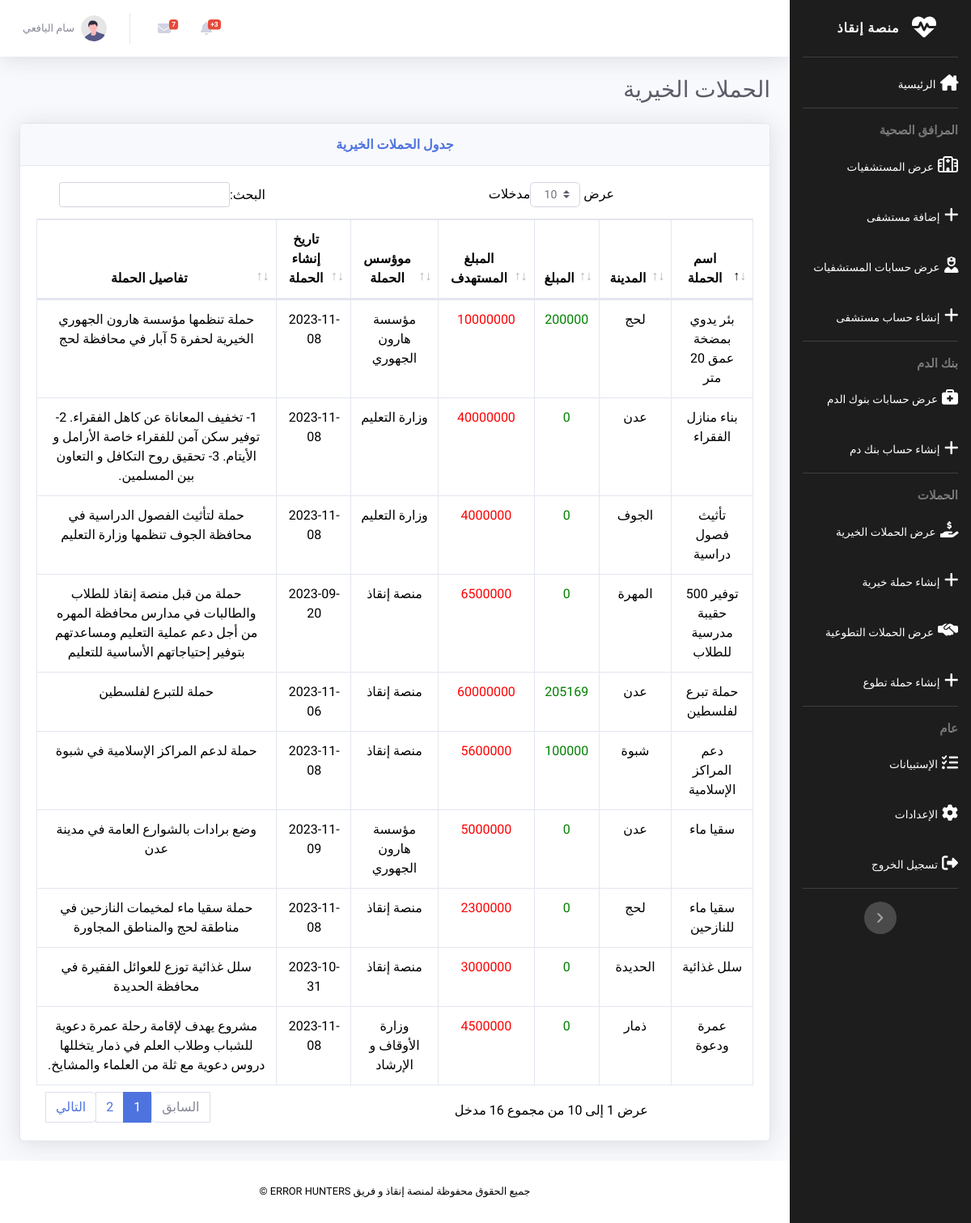
The app's page /admin/char_camp.php (signed in) with its own data.
### tables this page shows
CREATE TABLE `char_camp` (
  `ch_id` smallint(4) NOT NULL,
  `ch_name` varchar(100) NOT NULL,
  `ch_city` tinyint(2) NOT NULL,
  `ch_goal` decimal(10,0) NOT NULL,
  `ch_raised` decimal(10,0) NOT NULL DEFAULT 0,
  `ch_founder` varchar(70) NOT NULL,
  `ch_details` varchar(20000) NOT NULL,
  `ch_status` tinyint(1) NOT NULL DEFAULT 1,
  `ch_date` date NOT NULL
);

CREATE TABLE `cities` (
  `c_id` tinyint(2) NOT NULL,
  `c_name` varchar(20) NOT NULL
);

### admin/char_camp.php (the view, shortened to what this page needs)
<?php
require_once('../files/config.php')
?>
<!DOCTYPE html>
<html lang="ar">
<head>
    <link rel="stylesheet" href="../css/all.min.css">
    <link rel="stylesheet" href="../css/sb-admin-2.css">
    <link rel="stylesheet" href="../css/sam.css">
    <link href="../vendor/datatables/dataTables.bootstrap4.min.css" rel="stylesheet">
</head>
<body id="page-top">
    <div id="wrapper">
        <?php require_once 'side_bar.php';?>
        <div id="content-wrapper" class="d-flex flex-column">
            <div id="content">
                <?php  require_once 'nav_bar.php' ?>
                <div class="container-fluid">
                    <h1 class="h3 mb-4 text-gray-800 text-right">الحملات الخيرية</h1>
                    <div class="card shadow mb-4">
                        <div class="card-header py-3">
                            <h6 class="m-0 font-weight-bold text-primary text-center">جدول  الحملات الخيرية</h6>
                        </div>
                        <div class="card-body">
                            <div class="table-responsive">
                                <table class="table table-bordered" id="dataTable" width="100%" cellspacing="0">
                                    <thead class="text-center">
                                        <tr>
                                            <th>اسم الحملة</th>
                                            <th>المدينة</th>
                                            <th>المبلغ</th>
                                            <th>المبلغ المستهدف</th>
                                            <th>موؤسس الحملة</th>
                                            <th>تاريخ إنشاء الحملة</th>
                                            <th>تفاصيل الحملة</th>
                                        </tr>
                                    </thead>
                                    <tbody class="text-center">
                                        <?php
                                        $result = mysqli_query($con, "SELECT * FROM `char_camp` INNER JOIN cities on cities.c_id=char_camp.ch_city");
                                        while ($row = mysqli_fetch_array($result)) {
                                          echo'<tr>
                                            <td>'.$row['ch_name'].'</td>
                                            <td>'.$row['c_name'].'</td>
                                            <td style="color: green;">'.$row['ch_raised'].'</td>
                                            <td style="color: red;">'.$row['ch_goal'].'</td>
                                            <td>'.$row['ch_founder'].'</td>
                                            <td style="direction: ltr;">'.$row['ch_date'].'</td>
                                            <td>'.$row['ch_details'].'</td>
                                            </tr>';
                                        }
                                        ?>
                                    </tbody>
                                </table>
                            </div>
                        </div>
                    </div>
                </div>
            </div>
            <?php  include_once('footer.php')?>
        </div>
    </div>
</body>
</html>

### css/sam.css (style rules this page uses)
body { direction: rtl; }

### records on screen
char_camp: ch_name "توفير 500 حقيبة مدرسية للطلاب", ch_city.c_name "المهرة", ch_raised "0", ch_goal "6500000", ch_founder "منصة إنقاذ", ch_date "2023-09-20", ch_details "حملة من قبل منصة إنقاذ للطلاب والطالبات في مدارس محافظة المهره من أجل دعم عملية التعليم ومساعدتهم بتوفير إحتياجاتهم الأساسية للتعليم"
char_camp: ch_name "سلل غذائية", ch_city.c_name "الحديدة", ch_raised "0", ch_goal "3000000", ch_founder "منصة إنقاذ", ch_date "2023-10-31", ch_details "سلل غذائية توزع للعوائل الفقيرة في محافظة الحديدة"
char_camp: ch_name "حملة تبرع لفلسطين", ch_city.c_name "عدن", ch_raised "205169", ch_goal "60000000", ch_founder "منصة إنقاذ", ch_date "2023-11-06", ch_details "حملة للتبرع لفلسطين"
char_camp: ch_name "تأثيث فصول دراسية", ch_city.c_name "الجوف", ch_raised "0", ch_goal "4000000", ch_founder "وزارة التعليم", ch_date "2023-11-08", ch_details "حملة لتأثيث الفصول الدراسية في محافظة الجوف تنظمها وزارة التعليم"
char_camp: ch_name "دعم المراكز الإسلامية", ch_city.c_name "شبوة", ch_raised "100000", ch_goal "5600000", ch_founder "منصة إنقاذ", ch_date "2023-11-08", ch_details "حملة لدعم المراكز الإسلامية في شبوة"
char_camp: ch_name "بئر يدوي بمضخة عمق 20 متر", ch_city.c_name "لحج", ch_raised "200000", ch_goal "10000000", ch_founder "مؤسسة هارون الجهوري", ch_date "2023-11-08", ch_details "حملة تنظمها مؤسسة هارون الجهوري الخيرية لحفرة 5 آبار في محافظة لحج"
char_camp: ch_name "عمرة ودعوة", ch_city.c_name "ذمار", ch_raised "0", ch_goal "4500000", ch_founder "وزارة الأوقاف و الإرشاد", ch_date "2023-11-08", ch_details "مشروع يهدف لإقامة رحلة عمرة دعوية للشباب وطلاب العلم في ذمار يتخللها دروس دعوية مع ثلة من العلماء والمشايخ."
char_camp: ch_name "سقيا ماء للنازحين", ch_city.c_name "لحج", ch_raised "0", ch_goal "2300000", ch_founder "منصة إنقاذ", ch_date "2023-11-08", ch_details "حملة سقيا ماء لمخيمات النازحين في مناطقة لحج والمناطق المجاورة"
char_camp: ch_name "بناء منازل الفقراء", ch_city.c_name "عدن", ch_raised "0", ch_goal "40000000", ch_founder "وزارة التعليم", ch_date "2023-11-08", ch_details "1- تخفيف المعاناة عن كاهل الفقراء. 2- توفير سكن آمن للفقراء خاصة الأرامل و الأيتام. 3- تحقيق روح التكافل و التعاون بين المسلمين."
char_camp: ch_name "سقيا ماء", ch_city.c_name "عدن", ch_raised "0", ch_goal "5000000", ch_founder "مؤسسة هارون الجهوري", ch_date "2023-11-09", ch_details "وضع برادات بالشوارع العامة في مدينة عدن"

### other values on screen
$_SESSION['a_name'] "سام اليافعي"
